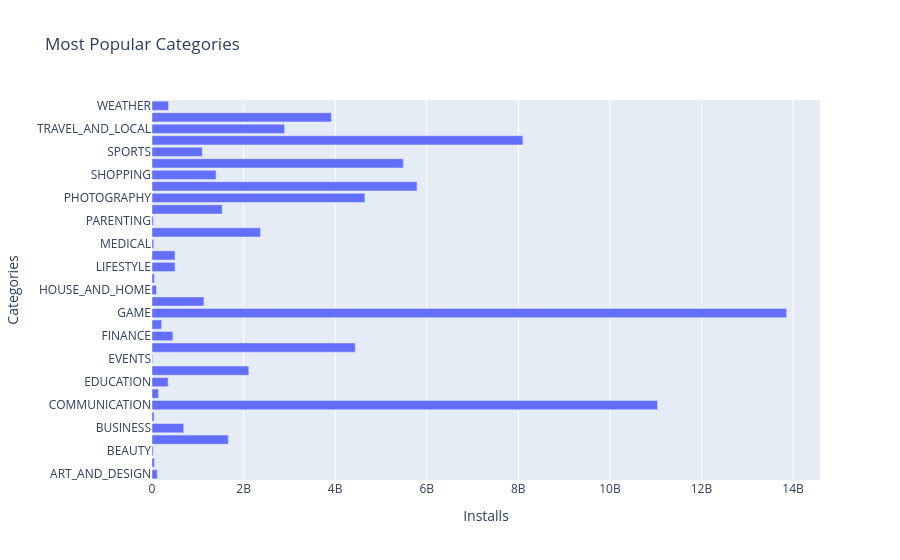

Notebook code for this chart:
### Code cell
h_bar = px.bar(
    y = most_installed.index,
    x = most_installed.Installs,
    orientation='h',
    title="Most Popular Categories"
)
h_bar.update_layout(xaxis_title="Installs",yaxis_title="Categories")
h_bar.show()

### Figure 1 — Plotly figure (JSON) as saved in the notebook; plotly's stock layout.template omitted (floating-point values rounded to 4 significant figures)
{"data": [{"hovertemplate": "x=%{x}<br>y=%{y}<extra></extra>", "legendgroup": "", "marker": {"color": "#636efa", "pattern": {"shape": ""}}, "name": "", "orientation": "h", "showlegend": false, "textposition": "auto", "type": "bar", "x": [114233100, 53129800, 26916200, 1665791655, 692018120, 44931100, 11039241530, 140912410, 352852000, 2113660000, 15949410, 4437554490, 455249400, 211677750, 13858762717, 1134006220, 97082000, 52083000, 503611120, 503267560, 39162676, 2369110650, 31116110, 1532352930, 4649143130, 5788070180, 1400331540, 5487841475, 1096431465, 8099724500, 2894859300, 3916897200, 361096500], "xaxis": "x", "y": ["ART_AND_DESIGN", "AUTO_AND_VEHICLES", "BEAUTY", "BOOKS_AND_REFERENCE", "BUSINESS", "COMICS", "COMMUNICATION", "DATING", "EDUCATION", "ENTERTAINMENT", "EVENTS", "FAMILY", "FINANCE", "FOOD_AND_DRINK", "GAME", "HEALTH_AND_FITNESS", "HOUSE_AND_HOME", "LIBRARIES_AND_DEMO", "LIFESTYLE", "MAPS_AND_NAVIGATION", "MEDICAL", "NEWS_AND_MAGAZINES", "PARENTING", "PERSONALIZATION", "PHOTOGRAPHY", "PRODUCTIVITY", "SHOPPING", "SOCIAL", "SPORTS", "TOOLS", "TRAVEL_AND_LOCAL", "VIDEO_PLAYERS", "WEATHER"], "yaxis": "y"}], "layout": {"barmode": "relative", "legend": {"tracegroupgap": 0}, "title": {"text": "Most Popular Categories"}, "xaxis": {"anchor": "y", "domain": [0, 1], "title": {"text": "Installs"}}, "yaxis": {"anchor": "x", "domain": [0, 1], "title": {"text": "Categories"}}}}
